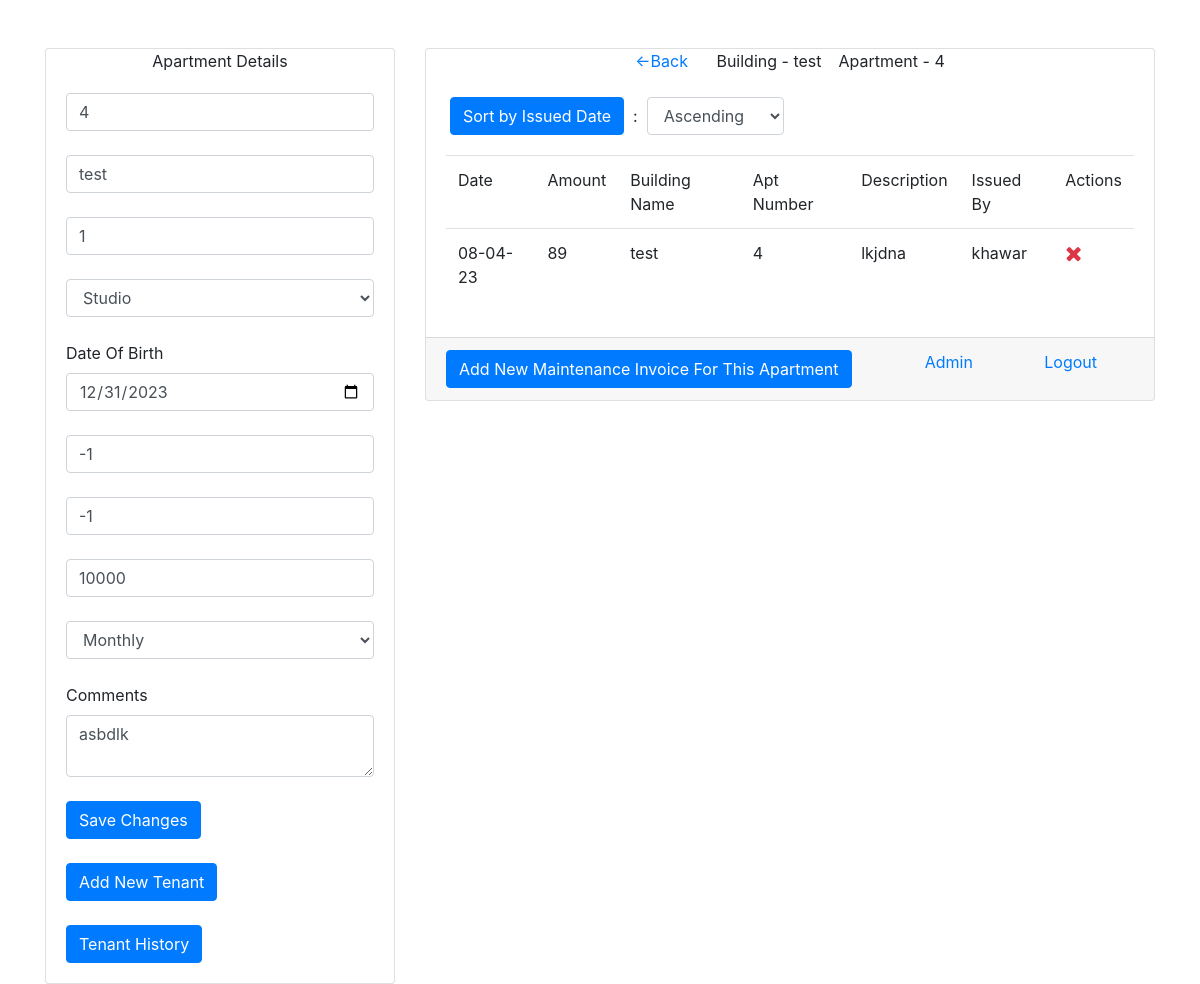
Screenshot of /maintenance-invoices/3 (signed in) with the database file from the repository.
### app/models.py (models this page shows, shortened)
class apartment(models.Model):
    aprt_number = models.CharField(max_length=50,null=True,blank=True)
    name = models.CharField(max_length=300,null=True,blank=True)
    phone_nmber = models.CharField(max_length=50,null=True,blank=True)
    type_of = models.CharField(max_length=300,null=True,blank=True)
    dob = models.DateField(null=True,blank=True)
    contract_number = models.CharField(max_length=300,null=True,blank=True)
    elect_number = models.CharField(max_length=300,null=True,blank=True)
    note = models.TextField(max_length=2000,null=True,blank=True)
    building = models.ForeignKey(building,on_delete=models.CASCADE)
    annual_rent = models.CharField(max_length=50,null=True,blank=True)
    payment_method = models.CharField(max_length=10,null=True,blank=True)
    temp_del = models.BooleanField(default=False)
    temp_del_date = models.DateField(null=True,blank=True)
    aprt_link = models.ForeignKey("tenant_link",on_delete=models.SET_NULL,blank=True,null=True)
    new_tenant_added = models.BooleanField(default=False)
    display_order = models.IntegerField(default=0)

class building(models.Model):
    name = models.CharField(max_length=300,null=True,blank=True)
    owner = models.ForeignKey(invoice_owner,on_delete=models.SET_NULL,null=True,blank=True)

class maintenance_invoice(models.Model):
    user = models.ForeignKey(User,on_delete=models.SET_NULL,null=True,blank=True)
    apartment = models.ForeignKey(apartment,on_delete=models.SET_NULL,null=True,blank=True)
    owner = models.ForeignKey(invoice_owner,on_delete=models.CASCADE)
    amount = models.IntegerField(default=0)
    today_date = models.DateField(auto_now_add=True)
    note = models.TextField(max_length=2000,null=True,blank=True)
    invoice_number = models.IntegerField(default=0)
    is_deleted = models.BooleanField(default=False)

### app/views.py (the view)
# urls.py: path("maintenance-invoices/<int:id>",views.maintenance_invoices,name="maintenance-invoices"),
@login_required(login_url='/')
def maintenance_invoices(request,id):
    if id:
        template = "apartments_maintenance_invoice.html"
        context = {}
        obj = get_user_profile(request.user)
        context['type_of_user'] = obj.type_of_user == 'd'
        context['write_priv'] = obj.type_of_user == 'w'
        aobj = apartment.objects.get(pk=id)
        if request.method == "POST" and request.POST['asc_desc'] in ("0","1"):
            context["order"] = request.POST['asc_desc']
            if request.POST["asc_desc"] == "0":
                objs = maintenance_invoice.objects.filter(is_deleted=False,apartment=aobj).order_by("today_date")
            else:
                objs = maintenance_invoice.objects.filter(is_deleted=False,apartment=aobj).order_by("-today_date")
        else:
            objs = maintenance_invoice.objects.filter(is_deleted=False,apartment=aobj)
        context['aobj'] = aobj
        context['date_dis'] = aobj.dob.strftime("%Y-%m-%d")
        context['objs'] = objs
        return render(request,template,context)
    else:
        return redirect('/home')

### app/views.py (called while the page is built)
def get_user_profile(userobj):
    try:
        obj = user_profile.objects.get(user=userobj)
    except:
        obj = user_profile()
        obj.user = userobj
        obj.save()
    return obj

### templates/apartments_maintenance_invoice.html (shortened to what this page needs)
<!DOCTYPE html>
    <html lang="en">
        <head>
            <link rel="stylesheet" href="https://maxcdn.bootstrapcdn.com/bootstrap/4.4.1/css/bootstrap.min.css">
            <link rel="stylesheet" href="https://cdnjs.cloudflare.com/ajax/libs/font-awesome/4.7.0/css/font-awesome.min.css">
        </head>
        <body>
            <br><br>
            <div class="container">
                <div class="row justify-content-center">
                    <div class="col-lg-4">
                        <div class="card">
                            <div class="card-head text-center">
                                Apartment Details
                            </div>
                            <div class="card-body">
                                <form method="post" action="{% url 'edit-apartment-form' aobj.id %}">{% csrf_token %}
                                    <input type="number" class="form-control" required name="num" placeholder="Enter The Apartment Number" value="{{aobj.aprt_number}}" {% if not type_of_user %}readonly{% endif %}><br>
                                    <input type="text" class="form-control" required name="name" placeholder="Enter The Name Of Apartment" value="{{aobj.name}}" {% if not type_of_user %}readonly{% endif %}><br>
                                    <input type="number" class="form-control" required name="phone" placeholder="Enter Phone Number" value="{{aobj.phone_nmber}}" {% if not type_of_user %}readonly{% endif %}><br>
                                    <select class="form-control" required name="type_of" {% if not type_of_user %}readonly{% endif %}>
                                        <option {% if aobj.type_of == 'Studio' %}selected{% endif %} >Studio</option>
                                    </select><br>
                                    <label>Date Of Birth</label><br>
                                    <input type="date" class="form-control" required name="dob" placeholder="Enter Date Of Birth" value="{{date_dis}}" {% if not type_of_user %}readonly{% endif %}><br>
                                    <input type="number" class="form-control" required name="cnum" placeholder="Enter Contract Number" value="{{aobj.contract_number}}" {% if not type_of_user %}readonly{% endif %}><br>
                                    <input type="number" class="form-control" required name="enum" placeholder="Enter Elect Number" value="{{aobj.elect_number}}" {% if not type_of_user %}readonly{% endif %}><br>
                                    <input type="number" class="form-control" required name="rent" placeholder="Enter Annual Rent" value="{{aobj.annual_rent}}" {% if not type_of_user %}readonly{% endif %}><br>
                                    <select class="form-control" required name="payment_method" {% if not type_of_user %}readonly{% endif %}>
                                        <option value="1" {% if aobj.payment_method == '1' %}selected{% endif %}>Monthly</option>
                                    </select><br>
                                    <label>Comments</label>
                                    <textarea class="form-control" required name="note" {% if not type_of_user %}readonly{% endif %}>{{aobj.note}} </textarea><br>
                                    {% if type_of_user %}
                                        <button class="btn btn-primary text-center" type="submit">
                                            Save Changes
                                        </button>
                                    {% endif %}
                                    <br><br>
                                    <button class="btn btn-primary" onclick="window.location.href='/new-tenant-form/{{aobj.id}}/m'" type="button">
                                        Add New Tenant
                                    </button>
                                    <br><br>
                                    <button class="btn btn-primary" onclick="window.location.href='/previous-tenants/{{aobj.id}}/m'" type="button">
                                        Tenant History
                                    </button>
                                    <br>
                                </form>
                            </div>
                        </div>
                    </div>
                    <div class="col-lg-8">
                        <div class="card">
                            <div class="card-head text-center">
                                <a href="{% url 'apartments' aobj.building.id %}"><-Back</a>&ensp;&ensp;&ensp; Building - {{aobj.building.name}} &ensp; Apartment - {{aobj.aprt_number}} <br><br>
                                <div class="form-inline">
                                    &ensp;&ensp;&ensp;<button class="btn btn-primary" form="sort-form" onclick="this.form.submit();">
                                        Sort by Issued Date
                                    </button>&nbsp; : &nbsp;
                                    <select class="form-control" form="sort-form" name="asc_desc">
                                        <option value="0" {% if order == '0' %}selected{% endif %} >Ascending</option>
                                    </select>
                                </div>
                            </div>
                            <div class="card-body">
                                {% if objs %}
                                    <table class="table">
                                        <tr>
                                            <td>Date</td>
                                            <td>Amount</td>
                                            <td>Building Name</td>
                                            <td>Apt Number</td>
                                            <td>Description</td>
                                            <td>Issued By</td>
                                            <td>Actions</td>
                                        </tr>
                                        {% for i in objs %}
                                            <tr id="row-{{forloop.counter}}" class="invoice_rows">
                                                <td>{{i.today_date | date:'d-m-y'}}</td>
                                                <td>{{i.amount}}</td>
                                                <td>{{i.apartment.building.name}}</td>
                                                <td>{{i.apartment.aprt_number}}</td>
                                                <td>{{i.note}}</td>
                                                <td>{{i.user.username}}</td>
                                                <td>{% if request.user.is_superuser %}
                                                    <a onclick="confirm_delete('{% url 'delete-maintenance-invoice' i.id %}')" title="Delete"><span class="fa text-danger fa-lg fa-remove"></span></a>
                                                    {% endif %}</td>
                                            </tr>
                                        {% endfor %}
                                    </table>
                                {% else %}
                                    <a>This Apartments Has No Maintenance Invoices Right Now.</a>
                                {% endif %}
                            </div>
                            <div class="card-footer">
                                <div class="row justify-content-around">
                                    <div class="col-lg-8">
                                        {% if type_of_user or write_priv%}
                                            <button class="btn btn-primary" type="button" onclick="window.location.href='/new-maintenance-invoice-form/{{aobj.id}}'">
                                                Add New Maintenance Invoice For This Apartment
                                            </button>
                                        {% endif %}
                                    </div>
                                    {% if request.user.is_superuser %}
                                        <div class="col-lg-2">
                                            <a href="/admin">
                                                Admin
                                            </a>
                                        </div>
                                    {% endif %}
                                    <div class="col-lg-2">
                                        <a href="{% url 'logout' %}">
                                            Logout
                                        </a>
                                    </div>
                                </div>
                            </div>
                        </div>
                    </div>
                </div>
            </div>
        </body>
    </html>

### rows the page displays
apartment: num "4", name "test", phone "1", type_of "Studio", cnum "-1", enum "-1", rent "10000", payment_method "Monthly", note "asbdlk", building.name "test", aprt_number "4"
maintenance_invoice: today_date "08-04-23", amount "89", apartment.building.name "test", apartment.aprt_number "4", note "lkjdna", user.username "khawar"
